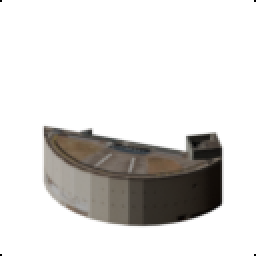
#> input picture try-out/plateau_building/building.png, 128 x 128 px (shown 2 times larger)
$ python prepare_canvas_v4.py
#> lines starting #> are read from the running program, lines starting #| are printed output that depends on the picture; after the words box and inside, x2 and y2 are one past the last pixel; in counts of white or black regions, pixels touching at a corner belong together; pictures that were not available may be replaced by others from this repository, and a replacement may not be noted
"""v4: 生成対象のバウンディングボックスだけを切り出して拡大する(crop-and-zoom)キャンバス生成。

## フィードバック対応その2(2026-07-08): 面積制約に適した小物生成への方針転換

v3(`prepare_canvas.py`)まではタイル全体(128x128)を8倍拡大した1024x1024キャンバスで生成していたが、
保護領域(建物+四隅)がタイルの約98%を占め、生成対象(菱形-建物)が約7%の細い三日月状にしかならない
ため、SDXLがほぼ無地グレーしか生成しない問題が判明していた（README「フィードバック対応」節参照）。

ユーザーからの追加フィードバックで「面積が狭いこと自体は問題ではなく、通路・花壇・ベンチのような
小さな離散オブジェクトを配置したい」という目的が明確になったため、本v4では以下2点を変更する。

1. **crop-and-zoom**: 生成対象(diamond-minus-building)のバウンディングボックスだけを切り出し、
   その範囲を1024pxの横幅に合わせて拡大する。今回のbuilding.png/crop.pngでは
   bbox = y[61:128], x[0:128] (128タイル座標系、侵食分4pxの余白を含む)で、
   生成対象比率がタイル全体基準の約7%から、bbox内基準で約19%まで向上する
2. **ControlNet(canny)を外す**: v3までは建物シルエットの輪郭誘導にControlNet(canny)を
   使っていたが、生成対象領域がほぼ全域にわたって「エッジなし(黒)」の条件になるため、
   ControlNetが「新しい物体を生成しない」方向に働いてしまう可能性が実験的に確認された
   (`--controlnet-strength 0.6`→`0.0`の比較で明確な差が出た)。本v4はControlNetなし
   (`run_inpaint.py --controlnet-strength 0.0`)で運用する。建物保護は引き続き貼り戻しで
   担保されるため、ControlNetによる建物輪郭の拘束がなくてもRAW生成時点での建物の
   多少の再解釈は最終結果に影響しない

使い方:
    python prepare_canvas_v4.py
    その後 output/t2ipoc_canvas.png 等を E:\\ComfyUI\\input\\ にコピーしてから
    run_inpaint.py --controlnet-strength 0.0 --prompt "..." で生成する。
"""

from __future__ import annotations

from pathlib import Path

import numpy as np
from PIL import Image, ImageFilter

SCRIPT_DIR = Path(__file__).resolve().parent
INPUT_BUILDING = SCRIPT_DIR.parent / "plateau_building" / "building.png"
INPUT_CROP = SCRIPT_DIR / "crop.png"
OUTPUT_DIR = SCRIPT_DIR / "output"

TILE_SIZE = 128
MASK_DILATE_PX_BASE = 3  # 128x128タイル基準の保護領域侵食量(v3と同じ考え方)
ALPHA_THRESHOLD = 10

# 生成対象(diamond-minus-building)のバウンディングボックス(128タイル座標系)。
# building.png/crop.pngの実データから算出した固定値(このPoCでは1建物のみのため決め打ち)。
# 侵食(MASK_DILATE_PX_BASE)分の余白を含めて y=61からを対象にしている。
BBOX_Y0, BBOX_Y1 = 61, 128
BBOX_X0, BBOX_X1 = 0, 128

GEN_WIDTH = 1024  # SDXLネイティブ解像度に合わせる横幅


def main() -> None:
    OUTPUT_DIR.mkdir(parents=True, exist_ok=True)
    building = Image.open(INPUT_BUILDING).convert("RGBA")
#> building is the input picture: PIL image 128x128 RGBA; mean R, G, B, A 22, 20.3, 18.4, 55
    assert building.size == (TILE_SIZE, TILE_SIZE)
    crop = Image.open(INPUT_CROP).convert("RGBA")
    assert crop.size == (TILE_SIZE, TILE_SIZE)

    bb_h, bb_w = BBOX_Y1 - BBOX_Y0, BBOX_X1 - BBOX_X0
    building_crop = building.crop((BBOX_X0, BBOX_Y0, BBOX_X1, BBOX_Y1))
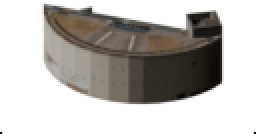
#> building_crop: PIL image 128x67 RGBA (shown 2 times larger); mean R, G, B, A 41.9, 38.7, 35.1, 105.1; transparent parts drawn white
    crop_crop = crop.crop((BBOX_X0, BBOX_Y0, BBOX_X1, BBOX_Y1))

    scale = GEN_WIDTH / bb_w
    gen_w = GEN_WIDTH
    gen_h = int(round(bb_h * scale / 8) * 8)  # SDXL latentのため8の倍数に丸める

    building_gen = building_crop.resize((gen_w, gen_h), Image.LANCZOS)
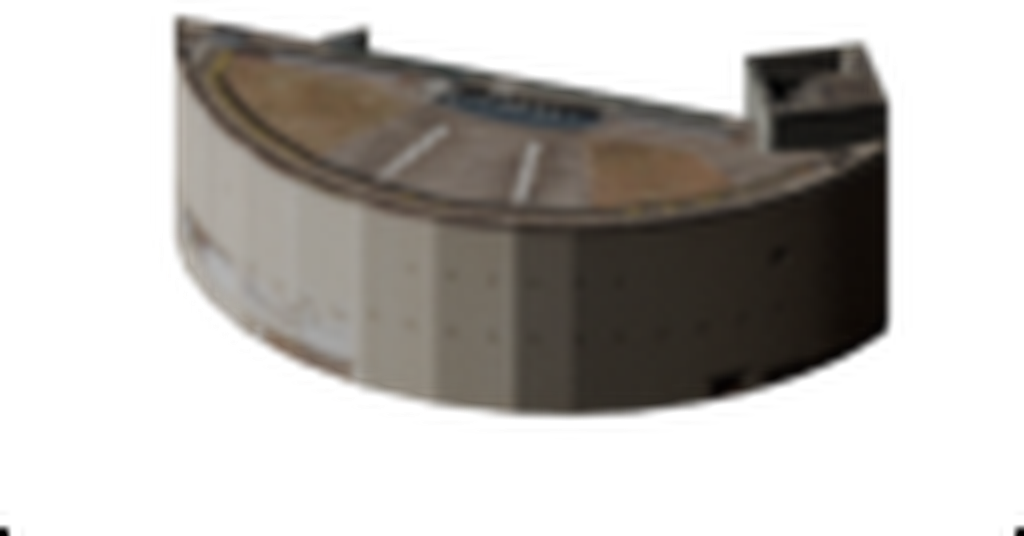
#> building_gen: PIL image 1024x536 RGBA; mean R, G, B, A 42.1, 38.9, 35.2, 105.1; transparent parts drawn white
    crop_gen = crop_crop.resize((gen_w, gen_h), Image.NEAREST)

    # --- canvas: 中間グレー背景 + 建物をアルファ合成 ---
    canvas_rgba = Image.new("RGBA", (gen_w, gen_h), (127, 127, 127, 255))
    canvas_rgba.alpha_composite(building_gen, dest=(0, 0))
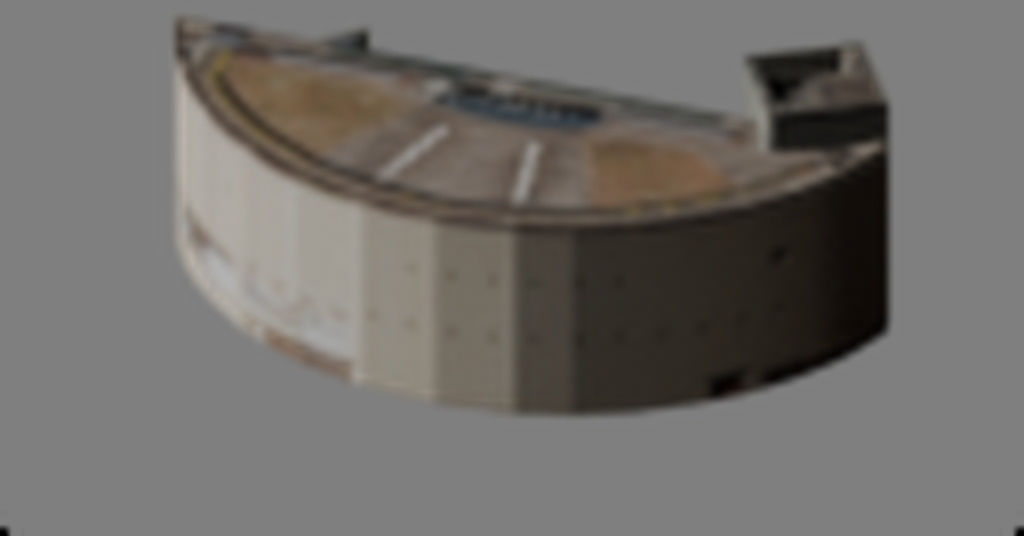
#> canvas_rgba: PIL image 1024x536 RGBA; mean R, G, B, A 112.7, 109.7, 106.3, 255
    canvas = canvas_rgba.convert("RGB")

    # --- 建物の保護領域 ---
    alpha = building_gen.split()[-1]
    building_binary = alpha.point(lambda a: 255 if a >= ALPHA_THRESHOLD else 0)
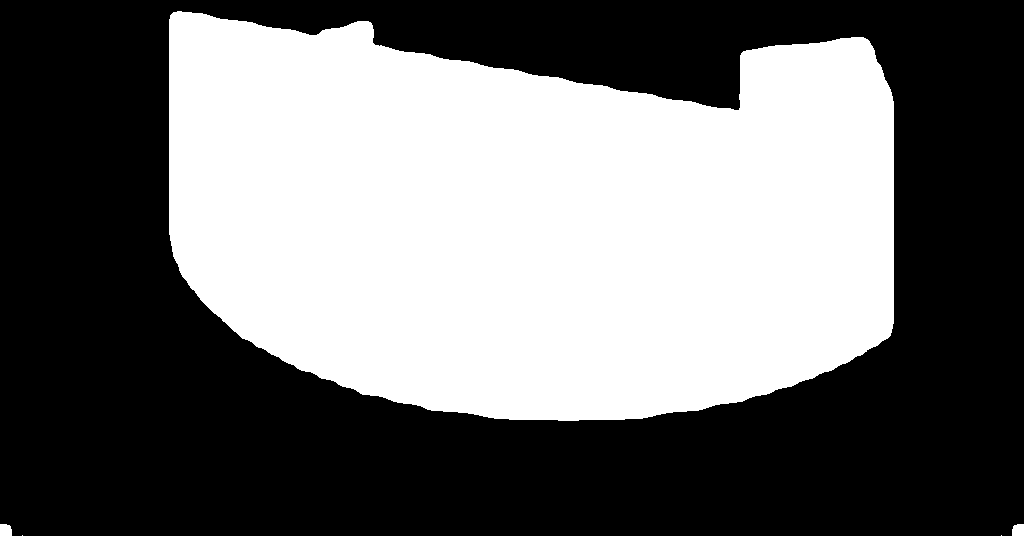
#> building_binary: PIL image 1024x536 L; 43.6% white; 5 white regions (2 under 20 px), largest, box (x1, y1, x2, y2) and area: (169, 11, 894, 421) 239063, (0, 524, 12, 536) 134, (1012, 524, 1024, 536) 134
    dilate_px = round(MASK_DILATE_PX_BASE * scale)
    k = dilate_px * 2 + 1
    protect_eroded = building_binary.filter(ImageFilter.MinFilter(k))
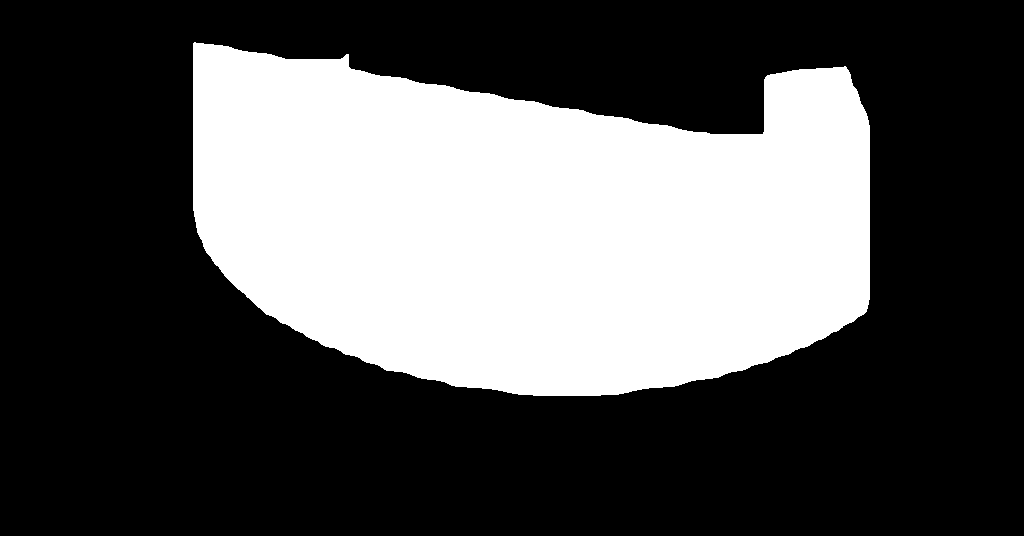
#> protect_eroded: PIL image 1024x536 L; 33.4% white; 1 white region, box (x1, y1, x2, y2) and area: (193, 42, 870, 396) 183107

    # --- 菱形の生成候補領域 ---
    crop_alpha = crop_gen.split()[-1]
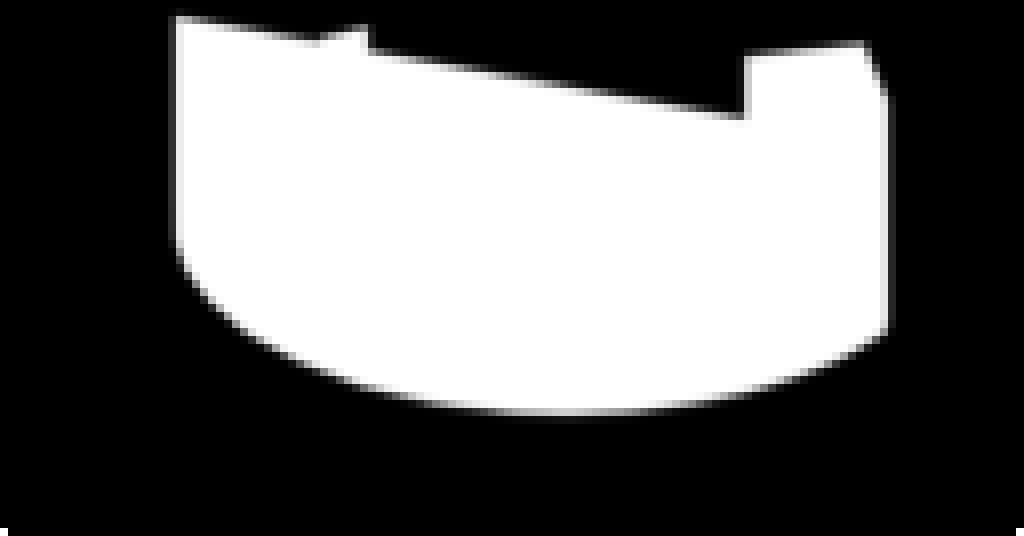
#> crop_alpha: PIL image 1024x536 L; min 0, max 255, mean 105.1
    diamond_binary = crop_alpha.point(lambda a: 255 if a == 0 else 0)
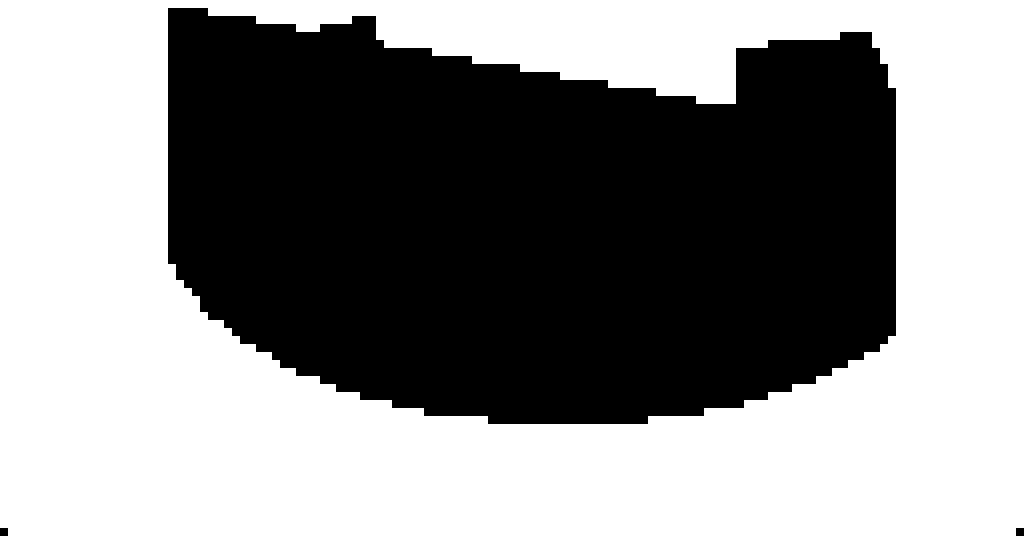
#> diamond_binary: PIL image 1024x536 L; 55.3% white; 3 black regions, box (x1, y1, x2, y2) and area: (168, 8, 896, 424) 245440, (0, 528, 8, 536) 64, (1016, 528, 1024, 536) 64

    diamond_np = np.array(diamond_binary) > 0
    protect_np = np.array(protect_eroded) > 0
    generate_np = diamond_np & ~protect_np
    mask = Image.fromarray((generate_np * 255).astype(np.uint8), mode="L")

    # --- silhouette: ワークフローのグラフ構成上LoadImageノードが参照するため生成しておく。
    #     ただしControlNet strength=0で運用するため、実質的に生成結果へ影響しない ---
    silhouette = Image.merge("RGB", (building_binary, building_binary, building_binary))

    canvas.save(OUTPUT_DIR / "t2ipoc_canvas.png")
    mask.save(OUTPUT_DIR / "t2ipoc_mask.png")
    silhouette.save(OUTPUT_DIR / "t2ipoc_silhouette.png")

    print(f"[prepare_canvas_v4] bbox=({BBOX_X0},{BBOX_Y0})-({BBOX_X1},{BBOX_Y1}) "
          f"gen_size=({gen_w},{gen_h}) generate_ratio={generate_np.mean():.3f}")
#| [prepare_canvas_v4] bbox=(0,61)-(128,128) gen_size=(1024,536) generate_ratio=0.553
    print(f"[prepare_canvas_v4] saved: {OUTPUT_DIR / 't2ipoc_canvas.png'}")
    print(f"[prepare_canvas_v4] saved: {OUTPUT_DIR / 't2ipoc_mask.png'}")
    print(f"[prepare_canvas_v4] saved: {OUTPUT_DIR / 't2ipoc_silhouette.png'}")
    print("[prepare_canvas_v4] 次に output/t2ipoc_*.png を E:\\ComfyUI\\input\\ へコピーしてから "
          "run_inpaint.py --controlnet-strength 0.0 で実行すること")


if __name__ == "__main__":
    main()
